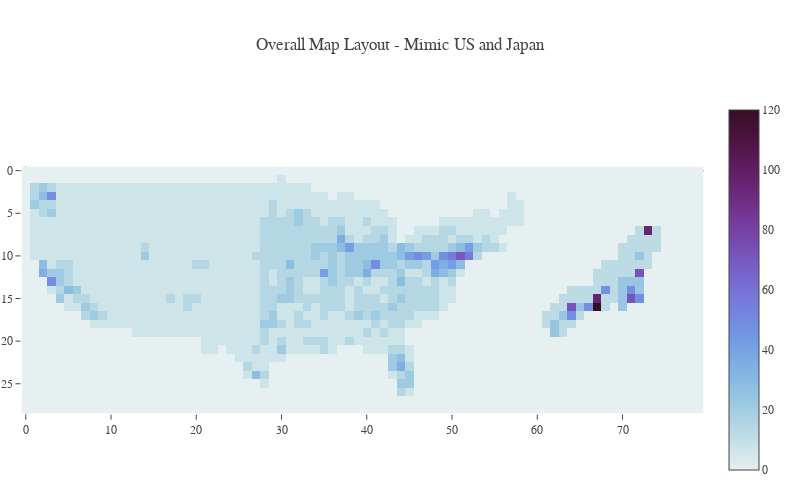

This figure's notebook cell:
### Markdown cell above
### Agent-Based Map of Resources

### Code cell
import plotly.express as px
import plotly.graph_objs as go

def plot_map(model):

    map_a = model.static_map.currencyA_map_init
    map_b = model.static_map.currencyB_map_init
    world_map = map_a + map_b

    fig = px.imshow(world_map, color_continuous_scale='dense')
    temp = dict(layout = go.Layout(font=dict(family="Franklin Gothic", size = 12)))

    fig.update_layout(template = temp,
                    title_text = 'Overall Map Layout - Mimic US and Japan',
                    hovermode = 'closest', 
                    margin = dict(l = 20, r = 20, t = 100, b = 20),
                    height = 500, 
                    width = 800, 
                    showlegend = True, 
                    legend = dict(yanchor = "top", 
                                    y = 0.99,
                                    xanchor = "left",
                                    x = 0.01))

    return fig


plot_map(model)

### Figure 1 — Plotly figure (JSON) as saved in the notebook; plotly's stock layout.template omitted (floating-point values rounded to 4 significant figures; data arrays with more than 128 entries replaced by an {"elided": "..."} marker saying what was removed)
{"data": [{"coloraxis": "coloraxis", "hovertemplate": "x: %{x}<br>y: %{y}<br>color: %{z}<extra></extra>", "name": "0", "type": "heatmap", "xaxis": "x", "yaxis": "y", "z": {"elided": "29x80 int values"}}], "layout": {"coloraxis": {"colorscale": [[0, "rgb(230, 240, 240)"], [0.09091, "rgb(191, 221, 229)"], [0.1818, "rgb(156, 201, 226)"], [0.2727, "rgb(129, 180, 227)"], [0.3636, "rgb(115, 154, 228)"], [0.4545, "rgb(117, 127, 221)"], [0.5455, "rgb(120, 100, 202)"], [0.6364, "rgb(119, 74, 175)"], [0.7273, "rgb(113, 50, 141)"], [0.8182, "rgb(100, 31, 104)"], [0.9091, "rgb(80, 20, 66)"], [1, "rgb(54, 14, 36)"]]}, "height": 500, "hovermode": "closest", "legend": {"x": 0.01, "xanchor": "left", "y": 0.99, "yanchor": "top"}, "margin": {"b": 20, "l": 20, "r": 20, "t": 100}, "showlegend": true, "title": {"text": "Overall Map Layout - Mimic US and Japan"}, "width": 800, "xaxis": {"anchor": "y", "autorange": true, "constrain": "domain", "domain": [0, 1], "range": [-0.5, 79.5], "scaleanchor": "y"}, "yaxis": {"anchor": "x", "autorange": true, "constrain": "domain", "domain": [0.1747, 0.8253], "range": [28.5, -0.5]}}}
